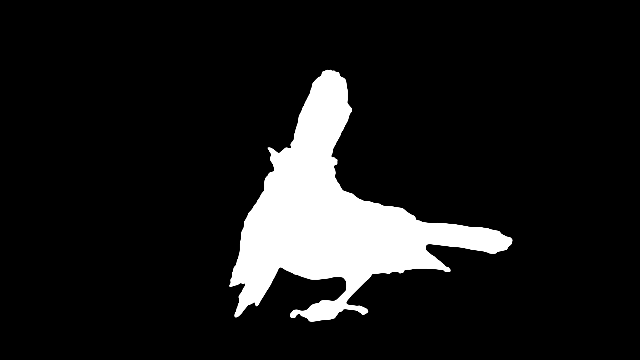
#> input picture data_sets/SegTrackv2/GroundTruth/bird_of_paradise/bird_of_paradise_00002.png, 640 x 360 px, found by its file name; its folder holds 3 pictures in this run
$ python multi_obj_tracking.py
#> lines starting #> are read from the running program, lines starting #| are printed output that depends on the picture; after the words box and inside, x2 and y2 are one past the last pixel; in counts of white or black regions, pixels touching at a corner belong together
"Evaluation & profiling for object tracking algorithm on a PC. Initially, using fake image stream to simulate real-time processing."
"Outputs a plot of number of calls & time taken for each subfunction"
"For now, strip away the IOU metrics and other things"

import os
import cv2 as cv
import numpy as np
import imageio as iio
import matplotlib.pyplot as plt
import copy
import time
from PIL import Image
import cProfile
import pstats
from pstats import SortKey

### SegTrackv2
data_path = "/Users/charlesgordon/Desktop/Research/290/Data/data_sets/SegTrackv2"
gt_path = os.path.join(data_path, "GroundTruth")
input_path = os.path.join(data_path, "JPEGImages")
#test = "girl"
#test = "frog"
#test = "drift"
test = "bird_of_paradise"

if test == "human":
    input_test_path = os.path.join(input_path)
    gt_test_path = os.path.join(gt_path)
else:
    input_test_path = os.path.join(input_path, test)
    gt_test_path = os.path.join(gt_path, test)

class MultiObjTracking:

    def __init__(self, test, gt_path, input_path, image_size=(640, 360), SEG_PERIOD=10, DEBUG=False, VISUALIZE=True, PLOT=False, scale=1):
        self.image_size = image_size
        self.test = test
        self.load_data(test, gt_path, input_path)
        self.num_segs = np.max(np.asarray(self.combined_frames))
        self.seg_color = np.random.randint(0, 255, (self.num_segs*2, 3))
        self.scale = scale
        self.alpha = 1.0

        ###############
        print(f"Tracking {self.num_segs} objects in {self.test}")

        # Initialize orb feature detector and matcher
        self.orb = cv.ORB_create()
        self.matcher = cv.BFMatcher(cv.NORM_HAMMING, crossCheck=True)

        # Initialize the segmentation points
        self.seg_pts = {}
        self.init_seg_pts = {}
        self.curr_seg = None
        self.curr_frame = None
        self.prev_frame = None
        self.prev_kps_descs = {}
        self.curr_kps_descs = {}
        self.delta_vel = 0

        # Modes
        self.SEG_PERIOD = SEG_PERIOD
        self.DEBUG = DEBUG
        self.VISUALIZE = VISUALIZE
        self.PLOT = PLOT
        self.MODE = "SYNC"

        """
        # Initialize the IOU values
        self.IOU_est = []
        self.IOU_gt = []
        self.centroid_diff = {}
        """

        # Initialize the gif frames
        self.gif_frames = []
        self.gif_mask_frames = []

        # Initialize the loop time
        self.loop_time = []

        self.frame_idx = 0

        os.makedirs(f"output/sampled_output_{self.test}", exist_ok=True)

        self.prop_loop()

    def load_data(self, dataset, gt_test_path, input_test_path):
#> called with dataset = 'bird_of_paradise'
        combined_frames = []
        viz_combined_frames = []
        input_frames = []

        for img in sorted(os.listdir(os.path.join(input_test_path))):
            frame = cv.imread(os.path.join(input_test_path, img))
#> frame is the input picture: shape (360, 640, 3); min 0, max 255, mean 27
            frame = cv.resize(frame, self.image_size)
            input_frames.append(frame)

        if dataset == "human":
            for img in sorted(os.listdir(os.path.join(gt_test_path))):
                frame = cv.imread(os.path.join(gt_test_path, img))
                frame = cv.resize(frame, self.image_size)
                combined_frames.append(frame[..., 0])
                viz_combined_frames.append(frame[..., 0]*(255//np.max(frame)))
        else:
            seg_frames = {1: []}
            for sub in sorted(os.listdir(os.path.join(gt_test_path))):
                sub_path = os.path.join(gt_test_path, sub)
                if os.path.isdir(sub_path):
                    seg_frames[int(sub)] = []
                    for img in sorted(os.listdir(sub_path)):
                        frame = iio.imread(os.path.join(sub_path,img))
                        frame = cv.resize(frame, self.image_size)
                        seg_frames[int(sub)].append(frame[..., 0])
                else:
                    frame = iio.imread(sub_path)
                    frame = cv.resize(frame, self.image_size)
                    seg_frames[1].append(frame[..., 0])

            # Combine together frames
            for idx in enumerate(seg_frames[1]):
                combined_frame = np.zeros_like(seg_frames[1][idx[0]])
                viz_combined_frame = np.zeros_like(seg_frames[1][idx[0]])
                for key in seg_frames.keys():
                    combined_frame[seg_frames[key][idx[0]] == 255] = key
                    viz_combined_frame[seg_frames[key][idx[0]] == 255] = key*(255//len(seg_frames.keys()))
                combined_frames.append(combined_frame)
                viz_combined_frames.append(Image.fromarray(viz_combined_frame))

        self.input_frames = input_frames
#> self.input_frames = 3 items
        self.seg_frames = combined_frames
        self.combined_frames = combined_frames
        self.viz_combined_frames = viz_combined_frames

        return

    def resize_polygon(self, poly):
        poly_new = poly.copy()
        centroid = np.mean(poly_new, axis=0)

        # scale the points
        poly_new = ((poly_new - centroid) * self.scale + centroid).astype(np.int64)
        # visualize, off for now
        if self.VISUALIZE:
            img = self.curr_frame.copy()
            img = cv.polylines(img, [np.flip(poly_new, axis=2)], True, (255,255,255), 1)
            img = cv.polylines(img, [np.flip(poly.reshape(-1, 1, 2), axis=2)], True, (255,255,255), 1)
            cv.imshow("seg region", img)
            cv.waitKey(0)
            cv.destroyAllWindows()

        return poly_new

    def get_polygon(self, mask):
        arg_mask = np.argwhere(mask == 255)
        Px_max = arg_mask[np.argmax(arg_mask[:,0]), :]
        Px_min = arg_mask[np.argmin(arg_mask[:,0]), :]
        Py_max = arg_mask[np.argmax(arg_mask[:,1]), :]
        Py_min = arg_mask[np.argmin(arg_mask[:,1]), :]


        # Turn the points into an array
        seg_pts = np.array([Px_min, Py_max, Px_max, Py_min])
        seg_pts = seg_pts.reshape(-1, 1, 2)

        return seg_pts


    def seg_update(self):
        # Update the segmentation and current frame to frame_idx
        if self.MODE == "SYNC":
            self.curr_seg = self.seg_frames[self.frame_idx]
        if self.MODE == "ASYNC":
            self.curr_seg = self.seg_frames[self.frame_idx//self.SEG_PERIOD]

        self.curr_frame = self.input_frames[self.frame_idx]

        # Find the four points of the segmentation (Px_max, Px_min, Py_max, Py_min)
        if self.frame_idx != 0:
            self.prev_seg_pts = self.seg_pts.copy()
        self.seg_pts = {}
        for nseg in range(1, self.num_segs+1):
            curr_mask = np.where(self.curr_seg==nseg, 255, 0)
            self.seg_pts[nseg] = self.get_polygon(curr_mask)

            if self.frame_idx != 0 and self.MODE == "ASYNC":
                # Compute segmentation region centroid
                curr_centroid = np.mean(self.prev_seg_pts[nseg], axis=0)
                seg_centroid = np.mean(self.seg_pts[nseg], axis=0)
                img = self.curr_frame.copy()
                img = cv.polylines(img, [np.flip(self.prev_seg_pts[nseg], axis=2)], True, (255,255,0), 1)
                img = cv.polylines(img, [np.flip(self.seg_pts[nseg], axis=2)], True, (0,255,255), 1)
                self.seg_pts[nseg] = self.seg_pts[nseg] + (curr_centroid - seg_centroid).astype(np.int64)
                img = cv.polylines(img, [np.flip(self.seg_pts[nseg], axis=2)], True, (255,0,255), 1)
                img = cv.circle(img, (int(curr_centroid[0,1]), int(curr_centroid[0,0])), 5, color=(255,0,0), thickness=-1)
                img = cv.circle(img, (int(seg_centroid[0,1]), int(seg_centroid[0,0])), 5, color=(0,0,255), thickness=-1)
                cv.imshow("seg region", img)
                cv.waitKey(0)
                cv.destroyAllWindows()
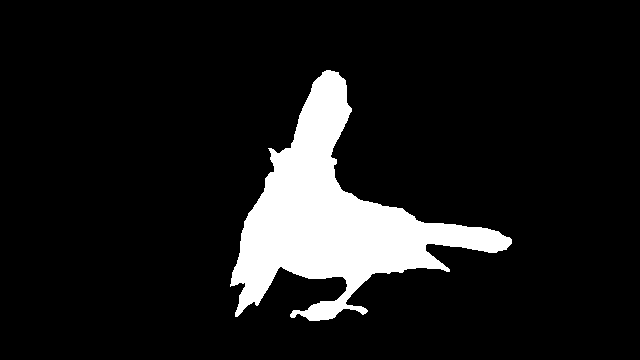
#> curr_mask: shape (360, 640) int64; 10.4% white; 1 white region, box (x1, y1, x2, y2) and area: (230, 70, 512, 321) 24043
#> after the loop, self.seg_pts = {1: [[70, 326], [239, 511], [320, 309], [284, 230]]}


        self.init_seg_pts = self.seg_pts
#> self.init_seg_pts has the same summary as self.seg_pts
        self.frame_idx += 1

        # Visualize
        if self.VISUALIZE:
            viz_img = self.curr_frame.copy()
            for nseg in range(1, self.num_segs+1):
                if nseg not in self.seg_pts:
                    continue
                n_seg_pts = self.seg_pts[nseg]
                viz_img = cv.polylines(viz_img, [np.flip(n_seg_pts, axis=2)], True, (255,255,255), 1)
                for i in range(4):
                    viz_img = cv.circle(viz_img, (n_seg_pts[i,0,1], n_seg_pts[i,0,0]), 5, color=self.seg_color[nseg-1].tolist(), thickness=-1)
            cv.imshow("curr", viz_img)
            cv.waitKey(0)
            cv.destroyAllWindows()

        # Get the features in the segmentation zone
        self.curr_kps_descs = {}
        for nseg in range(1, self.num_segs+1):
            if nseg not in self.seg_pts:
                continue
            mask = np.zeros_like(self.curr_seg)
            cv.fillPoly(mask, [np.flip(self.seg_pts[nseg], axis=2)], 255)
            curr_kps, curr_descs = self.orb.detectAndCompute(self.curr_frame, mask)
            self.curr_kps_descs[nseg] = (curr_kps, curr_descs)
            if self.VISUALIZE:
                viz_img = self.curr_frame.copy()
                viz_img = cv.polylines(viz_img, [np.flip(self.seg_pts[nseg], axis=2)], True, (255,255,255), 1)
                viz_img = cv.drawKeypoints(viz_img, curr_kps, None, color=(0,255,0))
                cv.imshow("curr", viz_img)
                cv.waitKey(0)
                cv.destroyAllWindows()
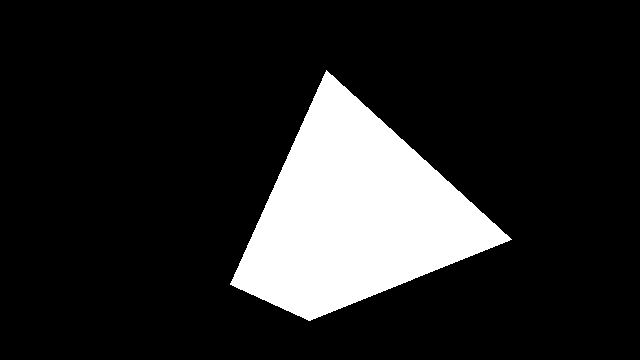
#> mask: shape (360, 640); 15.2% white; 1 white region, box (x1, y1, x2, y2) and area: (230, 70, 512, 321) 35084
#> after the loop, self.curr_kps_descs = 1 item

    # [62 lines left out: functions mask_viz, matches_viz, final_viz, plot_viz, not called in this run]

    def prop_loop(self):
        #For now, just run for 5 frames
        #while self.frame_idx < len(self.input_frames)-2:
        frame_limit = 10
        while self.frame_idx < frame_limit:

            start = time.time()
            # If we have reached SEG_PERIOD
            if self.frame_idx % self.SEG_PERIOD == 0:
                print("Updating Segmentation", self.frame_idx)
                self.seg_update()

            # Increment the frame idx
            self.frame_idx += 1
            # Get the next frame
            self.prev_frame = self.curr_frame.copy()
            self.prev_kps_descs = self.curr_kps_descs.copy()
#> self.prev_kps_descs = 1 item
            self.curr_frame = self.input_frames[self.frame_idx]

            #Visualization off for this evaluation
            if self.VISUALIZE:
                self.mask_viz()

            # Get the orb features
            ious_gt = []
            ious = []
            final_img = self.curr_frame.copy()
            for nseg in range(1, self.num_segs+1):
                if nseg not in self.seg_pts:
                    continue
                n_init_seg_pts = self.init_seg_pts[nseg]
                n_seg_pts = self.seg_pts[nseg]

                resized_mask = np.zeros_like(self.curr_seg)
                resized_seg_pts = self.resize_polygon(n_seg_pts)
                resized_mask = cv.fillPoly(resized_mask, [np.flip(resized_seg_pts, axis=2)], 255)

                curr_kps, curr_descs = self.orb.detectAndCompute(self.curr_frame, resized_mask)
                (prev_kps, prev_descs) = self.prev_kps_descs[nseg]
                if self.VISUALIZE:
                    viz_img = self.curr_frame.copy()
                    viz_img = cv.polylines(viz_img, [np.flip(self.seg_pts[nseg], axis=2)], True, (255,255,255), 1)
                    viz_img = cv.drawKeypoints(viz_img, prev_kps, None, color=(0,255,0))
                    cv.imshow("prev", viz_img)
                    cv.waitKey(0)
                    cv.destroyAllWindows()
                try:
                    matches = self.matcher.match(self.prev_kps_descs[nseg][1], curr_descs)
                except:
                    breakpoint()
                # viz_matches = sorted(matches, key=lambda x: x.distance)[:10]
                matches = sorted(matches, key=lambda x: x.distance)

                if self.VISUALIZE:
                    self.matches_viz(matches, nseg, curr_kps, n_init_seg_pts, n_seg_pts)

                u_pts = np.flip(np.float32([prev_kps[match.queryIdx].pt for match in matches]).reshape(-1, 1, 2), axis=2)
                v_pts = np.flip(np.float32([curr_kps[match.trainIdx].pt for match in matches]).reshape(-1, 1, 2), axis=2)

                try:
                    matrix, _ = cv.findHomography(u_pts, v_pts, cv.RANSAC, 5.0)
                    n_seg_pts = cv.perspectiveTransform(n_seg_pts.astype(np.float32), matrix)
                except:
                    print("Homography failed")
                    continue

                self.prev_seg_pts = self.seg_pts
                n_prev_seg_pts = self.prev_seg_pts[nseg]

                self.curr_kps_descs[nseg] = (curr_kps, curr_descs)

                #Measurements for accuracy evaluation, will affect performance so we will turn it off for now

                # Measure delta between the previous and current seg pts
                delta = n_seg_pts - n_prev_seg_pts
                delta_vel = np.mean(delta, axis=0)
                self.scale = np.abs(delta_vel/self.seg_pts[nseg].mean(axis=0)).mean() + 1.0

                # Get IOU weight
                prev_mask = cv.fillPoly(np.zeros_like(self.curr_seg), [np.flip(n_prev_seg_pts.astype(np.int64), axis=2)], 255)
                curr_mask = cv.fillPoly(np.zeros_like(self.curr_seg), [np.flip(n_seg_pts.astype(np.int64), axis=2)], 255)
                iou = np.sum(np.logical_and(prev_mask, curr_mask)) / np.sum(np.logical_or(prev_mask, curr_mask))
                ious.append(iou)

                # Get IOU with GT segmentation
                gt_mask = np.where(self.seg_frames[self.frame_idx]==nseg, 255, 0)
                iou_gt = np.sum(np.logical_and(gt_mask, curr_mask)) / np.sum(np.logical_or(gt_mask, curr_mask))
                ious_gt.append(iou_gt)


                if self.VISUALIZE:
                    img = self.curr_frame.copy()
                    img = cv.polylines(img, [np.flip(n_prev_seg_pts.astype(np.int64), axis=2)], True, (255,255,0), 1)
                    img = cv.polylines(img, [np.flip(n_seg_pts.astype(np.int64), axis=2)], True, (0,255,255), 1)
                    cv.imshow("seg region", img)
                    cv.waitKey(0)
                    cv.destroyAllWindows()

                if iou < 0.5:
                    print("no_update")
                    n_seg_pts = n_prev_seg_pts
                    continue

                n_seg_pts = n_prev_seg_pts + self.alpha*iou*delta
                n_seg_pts = n_seg_pts.astype(np.int64)
                self.seg_pts[nseg] = n_seg_pts

                """
                # Get IOU with GT segmentation
                gt_mask = np.where(self.seg_frames[self.frame_idx]==nseg, 255, 0)
                iou_gt = np.sum(np.logical_and(gt_mask, curr_mask)) / np.sum(np.logical_or(gt_mask, curr_mask))
                ious_gt.append(iou_gt)

                # Get centroid difference with GT segmentation
                gt_mask = np.where(self.seg_frames[self.frame_idx]==nseg, 255, 0)
                gt_seg_pts = self.get_polygon(gt_mask)
                gt_centroid = np.mean(gt_seg_pts, axis=0)
                curr_centroid = np.mean(n_seg_pts, axis=0)

                if self.centroid_diff.get(nseg) is None:
                    self.centroid_diff[nseg] = []
                    self.centroid_diff[nseg].append(np.linalg.norm(gt_centroid - curr_centroid))
                else:
                    self.centroid_diff[nseg].append(np.linalg.norm(gt_centroid - curr_centroid))

            iou = np.array(ious).mean()
            iou_gt = np.array(ious_gt).mean()

            if np.isnan(iou) or np.isnan(iou_gt):
                breakpoint()
            print("Average IOU: ", iou, ious)
            print("Average GT IOU: ", iou_gt, ious_gt)

            self.IOU_est.append(iou)
            self.IOU_gt.append(iou_gt)

            end = time.time()
            self.loop_time.append((end-start)*1000)
            print("Time: ", (end-start)*1000, "ms")

            if self.VISUALIZE:
                self.final_viz()

        if self.PLOT or self.VISUALIZE:
            self.plot_viz()

        if len(self.gif_frames) != 0:
            frame_one = self.gif_frames[0]
            frame_one.save(f'output/sampled_output_{self.test}/{self.test}_matching.gif', format="GIF", append_images=self.gif_frames,
                        save_all=True, duration=100, loop=0)
            frame_one = self.gif_mask_frames[0]
            frame_one.save(f'output/sampled_output_{self.test}/{self.test}_mask.gif', format="GIF", append_images=self.gif_mask_frames,
                        save_all=True, duration=100, loop=0)
            frame_one = self.viz_combined_frames[0]
            frame_one.save(f'output/sampled_output_{self.test}/{self.test}_gt.gif', format="GIF", append_images=self.viz_combined_frames,
                        save_all=True, duration=100, loop=0)
        print("Done")
        """
#> this loop made 1 pass
#> pass 1, in prop_loop, `curr_mask = cv.fillPoly(np.zeros_like(self.curr_seg), [np.flip(n_seg_p..`:
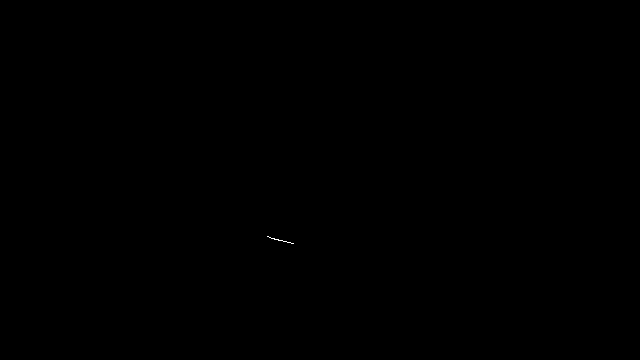
#> curr_mask: shape (360, 640); 0.01% white in thin lines or dots, all inside (x1, y1, x2, y2) = (267, 236, 294, 244)
#> pass 1, in prop_loop, `gt_mask = np.where(self.seg_frames[self.frame_idx]==nseg, 255, 0)`:
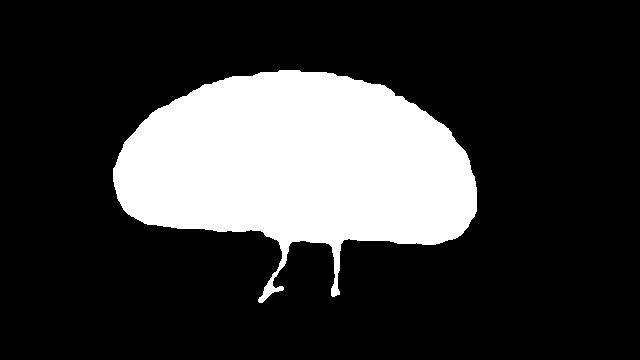
#> gt_mask: shape (360, 640) int64; 22.1% white; 1 white region, box (x1, y1, x2, y2) and area: (113, 70, 477, 303) 50814
#> after the loop, ious = [0.000827]; ious_gt = [0.000472]

def main():
    with cProfile.Profile() as pr:
        print("Running Multi Object Tracking...")
        frame_limit = 10
        MOT = MultiObjTracking(test, gt_test_path, input_test_path, VISUALIZE=False)
    results = pstats.Stats(pr)
    output_file_name = "profiles_bird_10frames.prof"
    results.dump_stats(output_file_name)
    results.sort_stats(SortKey.CUMULATIVE).print_stats()


if __name__ == "__main__":
#> (the run stopped early here; a loop or call above may not have finished)
